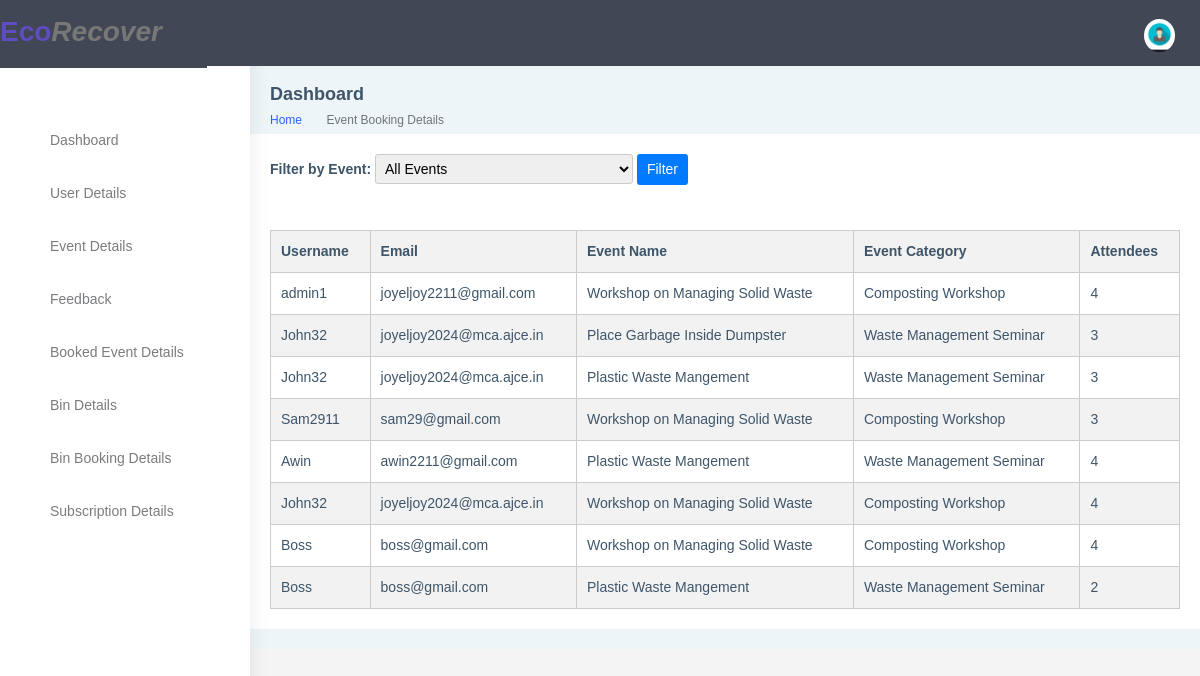
The page /booking_list/ (signed in) on the database its author committed.
### app32/models.py (models this page shows, shortened)
class EventBooking(models.Model):
    booking_id = models.CharField(max_length=20, primary_key=True)
    user = models.ForeignKey(User, on_delete=models.CASCADE, default=None)
    event = models.ForeignKey(Event, on_delete=models.CASCADE, default=None)
    attendees = models.PositiveIntegerField()

class Event(models.Model):
    user = models.ForeignKey(User, on_delete=models.CASCADE, default=None)
    name = models.CharField(max_length=200)
    description = models.TextField()
    date = models.DateField()
    time = models.TimeField()
    location = models.CharField(max_length=200)
    max_participants = models.IntegerField(default=0)
    image = models.ImageField(upload_to='event_images/', null=True, blank=True)
    event_id = models.CharField(max_length=20, primary_key=True, default=None)
    category = models.CharField(max_length=50, default=None, choices=[
        ('category1', 'Environmental Cleanup Campaign'),
        ('category2', 'Waste Management Seminar'),
        ('category3', 'Expo'),
        ('category4', 'Composting Workshop'),
        ('category5', 'Environmental Hackathon'),
    ])

### app32/views.py (the view)
# urls.py: path('booking_list/', views.booking_list, name='booking_list'),
@never_cache
@login_required(login_url='loginn')
def booking_list(request):
    event_bookings = EventBooking.objects.all()
    events = Event.objects.all()
    selected_event = request.GET.get('event')  # Get the selected event from the query parameters
    if selected_event:
        event_bookings = event_bookings.filter(event__name=selected_event)
    context = {'event_bookings': event_bookings, 'events': events, 'selected_event': selected_event}
    return render(request, 'admin/event_booking_detail.html', context)

### templates/admin/event_booking_detail.html (shortened to what this page needs)
{% load static %}
<!DOCTYPE html>
<html dir="ltr" lang="en">
<head>
    <link href="{% static 'assets/libs/chartist/dist/chartist.min.css' %}" rel="stylesheet">
    <link href="{% static 'dist/css/style.min.css' %}" rel="stylesheet">
</head>
<body>
  <div id="main-wrapper" data-layout="vertical" data-navbarbg="skin5" data-sidebartype="full"
      data-sidebar-position="absolute" data-header-position="absolute" data-boxed-layout="full">
      <header class="topbar" data-navbarbg="skin5">
          <nav class="navbar top-navbar navbar-expand-md navbar-dark">
              <div class="navbar-header" data-logobg="skin5">
                  <a href="{% url 'index' %}" class="logo">Eco<em>Recover</em></a>
              </div>
              <div class="navbar-collapse collapse" id="navbarSupportedContent" data-navbarbg="skin5">
                  <ul class="navbar-nav float-start me-auto">
                      <li class="nav-item search-box"> <a class="nav-link waves-effect waves-dark"
                              href="javascript:void(0)"><i class="ti-search"></i></a>
                      </li>
                  </ul>
                  <ul class="navbar-nav float-end">
                      <li class="nav-item dropdown">
                          <a class="nav-link dropdown-toggle text-muted waves-effect waves-dark pro-pic" href="#" id="navbarDropdown" role="button" data-bs-toggle="dropdown" aria-expanded="false">
                              <img src="{% static 'images/profile/flat-business-man-user-profile-avatar-in-suit-vector-4333496.jpg' %}" alt="user" class="rounded-circle" width="31">
                          </a>
                      </li>
                  </ul>
              </div>
          </nav>
      </header>
      <aside class="left-sidebar" data-sidebarbg="skin6">
          <div class="scroll-sidebar">
              <nav class="sidebar-nav">
                  <ul id="sidebarnav">
                      <li>
                          <div class="user-profile d-flex no-block dropdown m-t-20">
                          </div>
                      </li>
                      {% if user.is_staff or user.is_superuser %}
                      <li class="sidebar-item">
                        <a class="sidebar-link waves-effect waves-dark sidebar-link" href="{% url 'booking_chart' %}" aria-expanded="false">
                            <i class="mdi mdi-view-dashboard"></i>
                            <span class="hide-menu">Dashboard</span>
                        </a>
                    </li>
                    {% endif %}
                    {% if  user.is_superuser %}
                    <li class="sidebar-item">
                        <a class="sidebar-link waves-effect waves-dark sidebar-link" href="{% url 'user_list' %}" aria-expanded="false">
                            <i class="mdi mdi-account-network"></i>
                            <span class="hide-menu">User Details</span>
                        </a>
                    </li>
                    {% endif %}
                    {% if user.is_staff or user.is_superuser %}
                    <li class="sidebar-item">
                        <a class="sidebar-link waves-effect waves-dark sidebar-link" href="{% url 'event_details_view' %}" aria-expanded="false">
                            <i class="mdi mdi-border-all"></i>
                            <span class="hide-menu">Event Details</span>
                        </a>
                    </li>
                    {% endif %}
                    {% if user.is_staff or user.is_superuser %}
                    <li class="sidebar-item">
                        <a class="sidebar-link waves-effect waves-dark sidebar-link" href="{% url 'feedback_list' %}" aria-expanded="false">
                            <i class="mdi mdi-comment"></i>
                            <span class="hide-menu">Feedback</span>
                        </a>
                    </li>
                    {% endif %}
                    {% if user.is_staff or user.is_superuser %}
                    <li class="sidebar-item">
                        <a class="sidebar-link waves-effect waves-dark sidebar-link" href="{% url 'booking_list' %}" aria-expanded="false">
                            <i class="mdi mdi-face"></i>
                            <span class="hide-menu">Booked Event Details</span>
                        </a>
                    </li>
                    {% endif %}
                    {% if user.is_staff or user.is_superuser %}
    <li class="sidebar-item">
        <a class="sidebar-link waves-effect waves-dark sidebar-link" href="#" onclick="toggleMenu()">
            <i class="mdi mdi-file"></i>
            <span class="hide-menu">Bin Details</span>
        </a>
    </li>
{% endif %}
<link rel="stylesheet" href="https://cdnjs.cloudflare.com/ajax/libs/font-awesome/5.15.3/css/all.min.css">
                    {% if user.is_staff or user.is_superuser %}
                    <li class="sidebar-item">
                        <a class="sidebar-link waves-effect waves-dark sidebar-link" href="#" onclick="toggleSubMenu('binBookingSubMenu')">
                            <i class="mdi mdi-alert-outline"></i>
                            <span class="hide-menu">Bin Booking Details</span>
                        </a>
                    </li>
                    {% endif %}
                    {% if user.is_staff or user.is_superuser %}
                        <li class="sidebar-item">
                           <a class="sidebar-link waves-effect waves-dark sidebar-link" href="{% url "user_sub_details" %}" aria-expanded="false">
                               <i class="mdi mdi-calendar-text"></i>
                               <span class="hide-menu">Subscription Details</span>
                           </a>
                       </li>
                                    {% endif %}
                            </ul>
                </nav>
            </div>
        </aside>
        <div class="page-wrapper">
            <div class="page-breadcrumb">
                <div class="row align-items-center">
                    <div class="col-5">
                        <h4 class="page-title">Dashboard</h4>
                        <div class="d-flex align-items-center">
                            <nav aria-label="breadcrumb">
                                <ol class="breadcrumb">
                                    <li class="breadcrumb-item"><a href="#">Home</a></li>
                                    <li class="breadcrumb-item active" aria-current="page">Event Booking Details</li>
                                </ol>
                            </nav>
                        </div>
                    </div>
                </div>
            </div>
            <div class="row">
              <div class="col-md-8">
                  <div class="card">
                      <div class="card-body">
</head>
<!DOCTYPE html>
<html lang="en">
<head>
</head>
<body>
    <div style="display: flex; align-items: center;">
        <form method="get">
            <label for="event" style="font-weight: bold;">Filter by Event:</label>
            <select id="event" name="event" style="padding: 5px; border: 1px solid #ccc; border-radius: 3px;">
                <option value="" style="font-style: italic;">All Events</option>
            </select>
            <button type="submit" style="padding: 5px 10px; background-color: #007bff; color: #fff; border: none; border-radius: 3px; cursor: pointer;">Filter</button>
        </form>
    </div>
    <br><br>
    {% if event_bookings %}
    <table>
        <thead>
            <tr>
                <th>Username</th>
                <th>Email</th>
                <th>Event Name</th>
                <th>Event Category</th>
                <th>Attendees</th>
            </tr>
        </thead>
        <tbody>
            {% for booking in event_bookings %}
                <tr>
                    <td>{{ booking.user.username }}</td>
                    <td>{{ booking.user.email }}</td>
                    <td>{{ booking.event.name }}</td>
                    <td>{{ booking.event.get_category_display }}</td>
                    <td>{{ booking.attendees }}</td>
                </tr>
            {% endfor %}
        </tbody>
    </table>
    {% else %}
    <p>No events booked.</p>
    {% endif %}
</body>
</div>
</div>
</div>
</html>

### templates/admin/event_booking_detail.html (style rules this page uses)
body { font-family: Arial, sans-serif; background-color: #f4f4f4; margin: 0; padding: 0; }
.logo { display: inline-block; font-size: 28px; font-weight: bold; text-decoration: none; color: #000; }
.logo em { color: #777; }
.col-md-8 { -webkit-box-flex: 0; -ms-flex: 0 0 auto; flex: 0 0 auto; width: 100%; }
table { width: 100%; border-collapse: collapse; }
table, th, td { border: 1px solid #ccc; }
th, td { padding: 10px; text-align: left; }
thead { background-color: #f2f2f2; }
tr:nth-child(even) { background-color: #f2f2f2; }

### rows shown on the page
EventBooking: user.username "admin1", user.email "joyeljoy2211@gmail.com", event.name "Workshop on Managing Solid Waste", event.category "Composting Workshop", attendees "4"
EventBooking: user.username "John32", user.email "joyeljoy2024@mca.ajce.in", event.name "Place Garbage Inside Dumpster", event.category "Waste Management Seminar", attendees "3"
EventBooking: user.username "John32", user.email "joyeljoy2024@mca.ajce.in", event.name "Plastic Waste Mangement", event.category "Waste Management Seminar", attendees "3"
EventBooking: user.username "Sam2911", user.email "sam29@gmail.com", event.name "Workshop on Managing Solid Waste", event.category "Composting Workshop", attendees "3"
EventBooking: user.username "Awin", user.email "awin2211@gmail.com", event.name "Plastic Waste Mangement", event.category "Waste Management Seminar", attendees "4"
EventBooking: user.username "John32", user.email "joyeljoy2024@mca.ajce.in", event.name "Workshop on Managing Solid Waste", event.category "Composting Workshop", attendees "4"
EventBooking: user.username "Boss", user.email "boss@gmail.com", event.name "Workshop on Managing Solid Waste", event.category "Composting Workshop", attendees "4"
EventBooking: user.username "Boss", user.email "boss@gmail.com", event.name "Plastic Waste Mangement", event.category "Waste Management Seminar", attendees "2"
